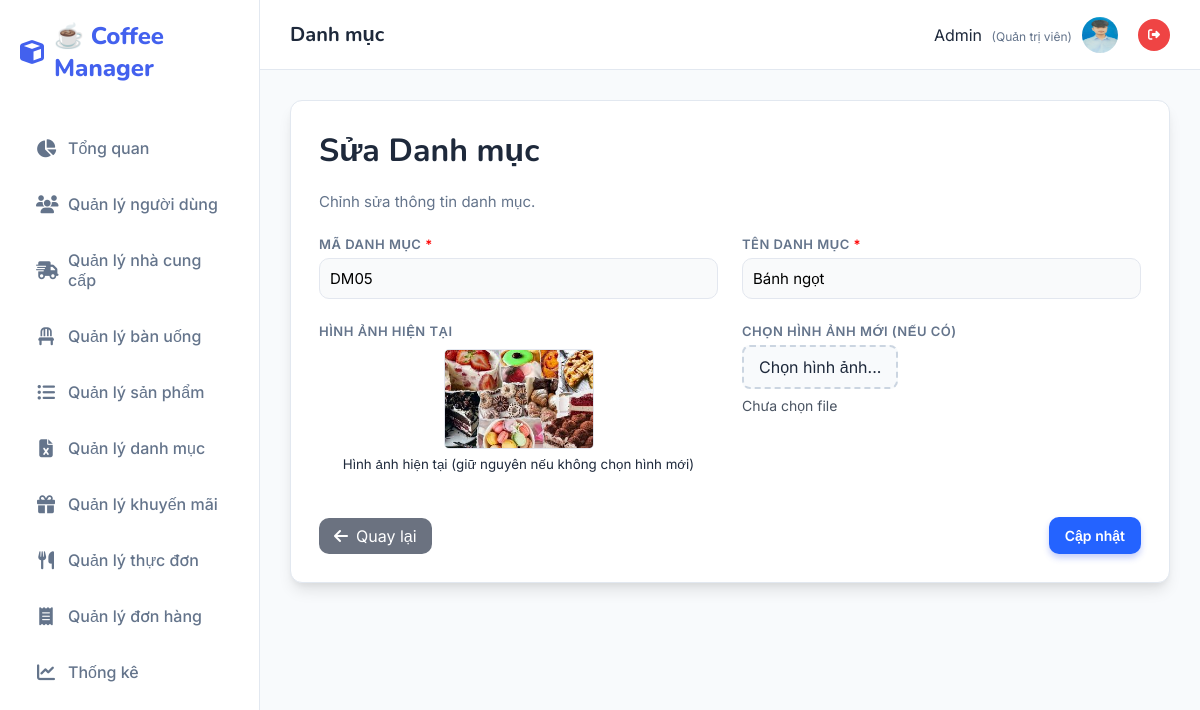
The page /Danhmuc/sua/DM05 (signed in) on the database its author committed.
### tables this page shows
CREATE TABLE `danh_muc` (
  `ma_danh_muc` varchar(50) NOT NULL,
  `ten_danh_muc` varchar(100) NOT NULL,
  `image` text DEFAULT NULL,
  `ngay_tao` datetime DEFAULT current_timestamp()
);

### MVC/Core/controller.php (called while the page is built, shortened)
<?php
    class controller{
        public function model($model){
        return new $model;
        }
        public function view($view,$data=[]){
            include_once __DIR__.'/../Views/'.$view.'.php';
        }
    }
?>

### MVC/Controllers/Danhmuc.php (called while the page is built, shortened)
<?php
    class Danhmuc extends controller{
        private $dm;
        function __construct()
        {
            $this->dm = $this->model("Danhmuc_m");
        }
        function sua($ma_danh_muc){
            $result = $this->dm->Danhmuc_find($ma_danh_muc, '');
            $row = mysqli_fetch_array($result);
            $this->view('Master',[
                'page' => 'Danhmuc_sua',
                'ma_danh_muc' => $row['ma_danh_muc'],
                'ten_danh_muc' => $row['ten_danh_muc'],
                'image' => $row['image']
            ]);
        }
    }
?>

### MVC/Core/app.php (called while the page is built, shortened)
<?php
    class app{
        protected $action = "Get_data";
        function __construct()
        {
            $arr = $this->processURL();
            if($arr!=null){
                if(file_exists(__DIR__.'/../Controllers/'.$arr[0].'.php')){
                    unset($arr[0]);
                }
            }
            $this->controller=new $this->controller;
            if(isset($arr[1])){
                if(method_exists($this->controller,$arr[1])){
                    $this->action=$arr[1];
                    unset($arr[1]);
                }
            }
            $this->param=$arr?array_values($arr):[];
            call_user_func_array([$this->controller,$this->action],$this->param);
        }
        function processURL(){
        if(isset($_GET['url'])){
            return explode('/',filter_var(trim($_GET['url']),FILTER_DEFAULT));
        }
    }
    }
?>

### index.php (called while the page is built, shortened)
<?php
    $myapp = new app();
?>

### MVC/Core/connectDB.php (called while the page is built, shortened)
<?php
    class connectDB{
            function __construct()
            {
                $this->con=mysqli_connect('localhost','root','','Web');
            }
    }
?>

### MVC/Models/Danhmuc_m.php (called while the page is built, shortened)
<?php
    class Danhmuc_m extends connectDB{
        function Danhmuc_find($ma_danh_muc, $ten_danh_muc){
            $sql = "SELECT * FROM danh_muc WHERE ma_danh_muc LIKE '%$ma_danh_muc%' AND ten_danh_muc LIKE '%$ten_danh_muc%' ORDER BY LENGTH(ma_danh_muc), ma_danh_muc";
            return mysqli_query($this->con, $sql);
        }
    }
?>

### MVC/Views/Pages/Danhmuc_sua.php (the view, shortened to what this page needs)
<!DOCTYPE html>
<html lang="vi">
<body>
    <div class="card">
        <h1>Sửa Danh mục</h1>
        <p class="lead">Chỉnh sửa thông tin danh mục.</p>
        <form method="post" action="http://localhost/QLSP/Danhmuc/update" enctype="multipart/form-data">
            <div>
                <label>Mã danh mục <span style="color:red">*</span></label>
                <input type="text" name="txtMadanhmuc" required readonly
                    value="<?php echo isset($data['ma_danh_muc'])?htmlspecialchars($data['ma_danh_muc']):'' ?>" />
            </div>
            <div>
                <label>Tên danh mục <span style="color:red">*</span></label>
                <input type="text" name="txtTendanhmuc" required
                    value="<?php echo isset($data['ten_danh_muc'])?htmlspecialchars($data['ten_danh_muc']):'' ?>" />
            </div>
            <div>
                <label>Hình ảnh hiện tại</label>
                <?php if(isset($data['image']) && !empty($data['image'])): ?>
                <div class="current-image">
                    <img src="<?php echo htmlspecialchars($data['image']) ?>" alt="Hình ảnh danh mục hiện tại" />
                    <p><small>Hình ảnh hiện tại (giữ nguyên nếu không chọn hình mới)</small></p>
                </div>
                <?php endif; ?>
            </div>
            <div>
                <label>Chọn hình ảnh mới (nếu có)</label>
                <div class="file-input-wrapper">
                    <span>Chọn hình ảnh...</span>
                </div>
                <div class="file-name" id="fileName">Chưa chọn file</div>
            </div>
            <div class="actions">
                <a href="http://localhost/QLSP/Danhmuc/danhsach" class="btn-back"><i class="fa-solid fa-arrow-left"></i>
                    Quay lại</a>
                <div style="display:flex;gap:12px">
                    <button type="submit" name="btnCapnhat" class="btn-primary">Cập nhật</button>
                </div>
            </div>
        </form>
    </div>
</body>
</html>

### Public/Css/style.css (style rules this page uses)
:root { --primary: #4361ee; --primary-dark: #3a0ca3; --secondary: #4cc9f0; --accent: #f72585; --success: #10b981; --warning: #f59e0b; --danger: #ef4444; --dark: #1e293b; --light: #f8fafc; --white: #ffffff; --gray: #64748b; --border: #e2e8f0; --shadow: 0 10px 15px -3px rgba(0, 0, 0, 0.1), 0 4px 6px -2px rgba(0, 0, 0, 0.05); --radius: 16px; --sidebar-width: 260px; }
* { margin: 0; padding: 0; box-sizing: border-box; font-family: "Inter", sans-serif; }
body { background-color: var(--light); color: var(--dark); height: 100vh; overflow: hidden; }
a { text-decoration: none; transition: 0.3s; }
.card { background: var(--white); border-radius: var(--radius); padding: 30px; box-shadow: var(--shadow); border: 1px solid var(--border); margin-bottom: 30px; }
h1, h2 { color: var(--dark); margin-bottom: 20px; font-family: "Nunito", sans-serif; }
p.lead { color: var(--gray); margin-bottom: 25px; font-size: 15px; }
form { display: grid; grid-template-columns: repeat(2, 1fr); gap: 24px; }
label { font-size: 13px; font-weight: 600; color: var(--gray); margin-bottom: 8px; display: block; text-transform: uppercase; letter-spacing: 0.5px; }
input, select, textarea { width: 100%; padding: 12px 16px; border: 1px solid var(--border); border-radius: 10px; font-size: 15px; background: #f9fafb; transition: 0.2s; }
.actions { margin-top: 10px; display: flex; gap: 12px; justify-content: flex-end; grid-column: 1 / -1; }
button, .btn { padding: 10px 20px; border-radius: 10px; font-weight: 600; font-size: 14px; cursor: pointer; border: none; display: inline-flex; align-items: center; gap: 8px; transition: 0.2s; text-decoration: none; }
.btn-primary { background: var(--primary); color: #fff; box-shadow: 0 4px 6px rgba(67, 97, 238, 0.3); }

### MVC/Views/Pages/Danhmuc_sua.php (style rules this page uses)
.card { width: 100%; background: #fff; padding: 28px; border-radius: 12px }
label { display: block; margin-bottom: 6px; font-weight: 600 }
input, select { width: 100%; padding: 10px; border-radius: 10px; border: 1px solid #e3e7ef }
.actions { display: flex; justify-content: space-between; align-items: center; margin-top: 20px }
.btn-back { background: #6b7280; color: #fff; padding: 8px 15px; border-radius: 10px; text-decoration: none; display: inline-flex; align-items: center; gap: 8px }
.btn-primary { background: #2463ff; color: #fff; padding: 10px 16px; border-radius: 10px; border: 0 }
.file-input-wrapper { position: relative; display: inline-block; cursor: pointer; background: #f8fafc; padding: 10px 15px; border: 2px dashed #cbd5e1; border-radius: 8px; transition: border-color 0.3s; }
.file-name { margin-top: 8px; font-size: 14px; color: #4b5563; }
.current-image { margin-top: 10px; text-align: center; }
.current-image img { max-width: 150px; max-height: 150px; object-fit: contain; border: 1px solid #e3e7ef; border-radius: 5px; }

### rows shown on the page
danh_muc: txtMadanhmuc "DM05", txtTendanhmuc "Bánh ngọt", image (picture)

### other values the page prints
$_SESSION['user_name'] "Admin"
